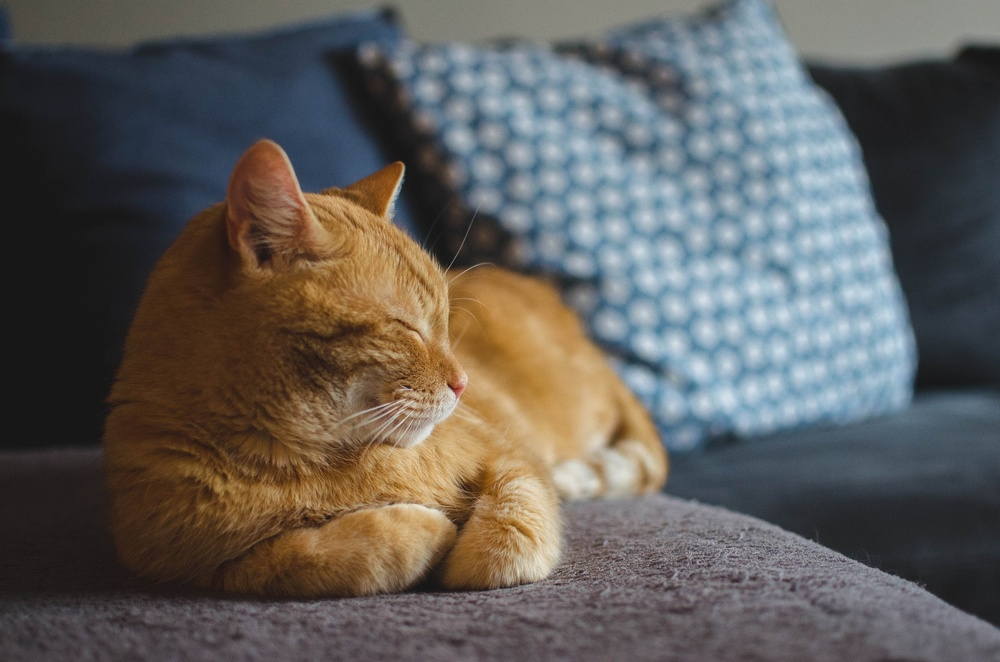
#> input picture Computer-Vision/opencv-course/images/cat.jpg, 1000 x 662 px, shrunk from 1920 x 1271 before the run
$ python thresh.py
#> lines starting #> are read from the running program, lines starting #| are printed output that depends on the picture; after the words box and inside, x2 and y2 are one past the last pixel; in counts of white or black regions, pixels touching at a corner belong together
import cv2 as cv
from matplotlib import pyplot as plt

if __name__ == '__main__':
    img = cv.imread('images/cat.jpg')
#> img is the input picture: shape (662, 1000, 3); mean B, G, R 90.7, 94.1, 97
    # cv.imshow('Cat', img)

    gray = cv.cvtColor(img, cv.COLOR_BGR2GRAY)
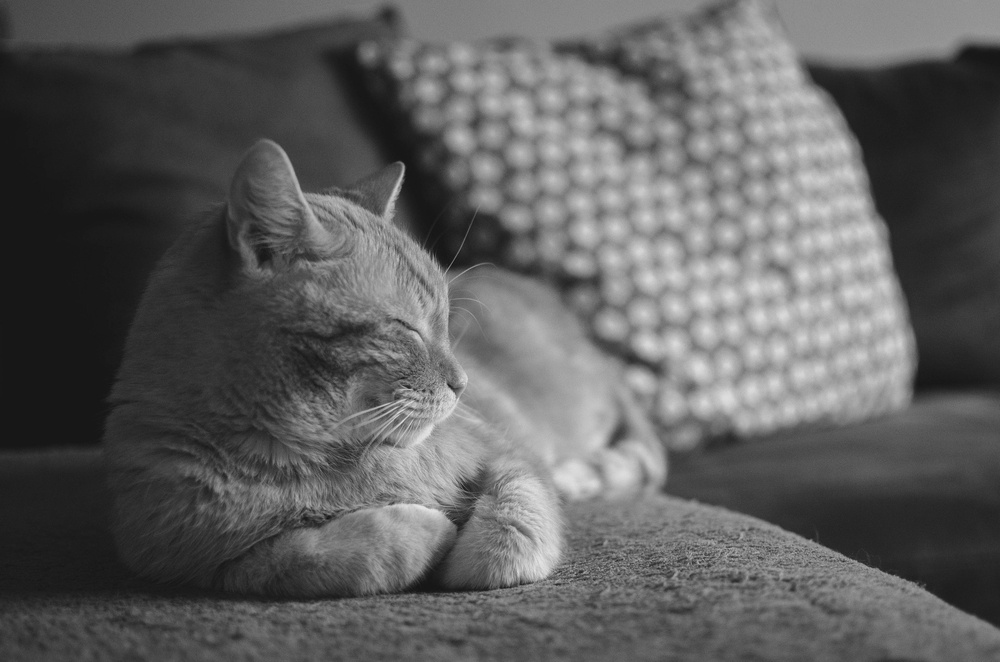
#> gray: shape (662, 1000); min 15, max 231, mean 94.6
    # cv.imshow("Gray Image", gray)

    # Simple Thresholding
    ret, thresh1 = cv.threshold(gray, 127, 255, cv.THRESH_BINARY)
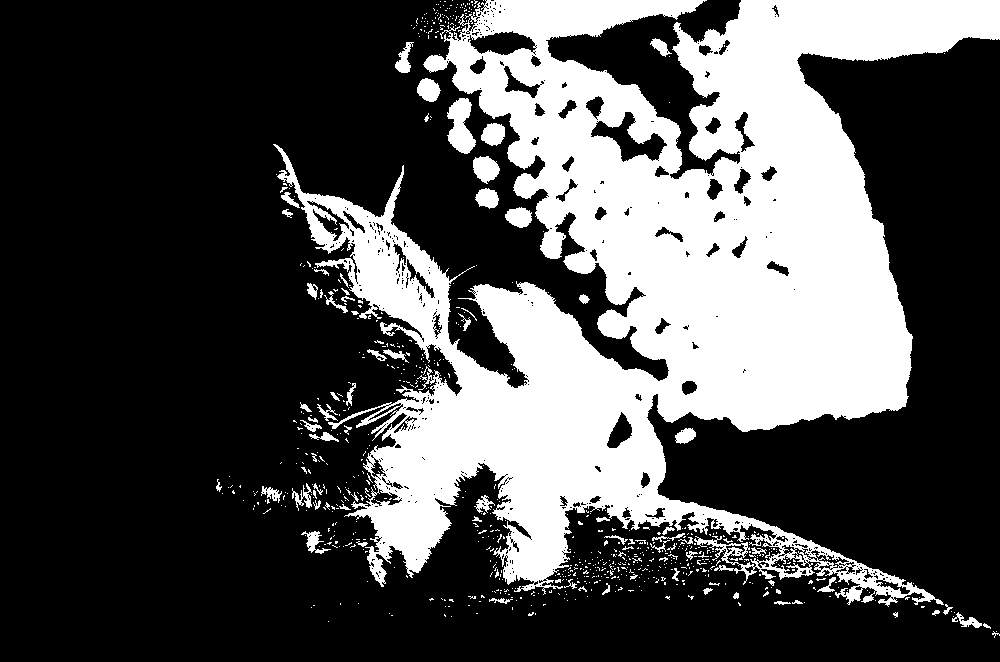
#> thresh1: shape (662, 1000); 30.6% white; 757 white regions (680 under 20 px), largest, box (x1, y1, x2, y2) and area: (273, 0, 1000, 607) 192715, (447, 98, 476, 154) 1027, (473, 156, 500, 184) 524
    ret2, thresh2 = cv.threshold(gray, 127, 255, cv.THRESH_BINARY_INV)
    ret3, thresh3 = cv.threshold(gray, 127, 255, cv.THRESH_TRUNC)
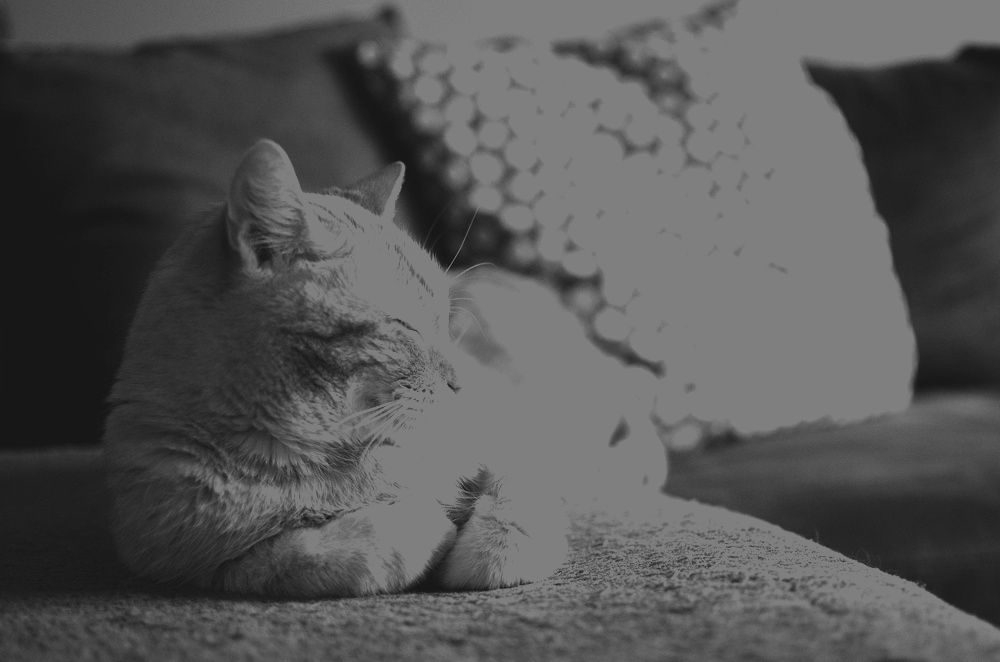
#> thresh3: shape (662, 1000); min 15, max 127, mean 84.8
    ret4, thresh4 = cv.threshold(gray, 127, 255, cv.THRESH_TOZERO)
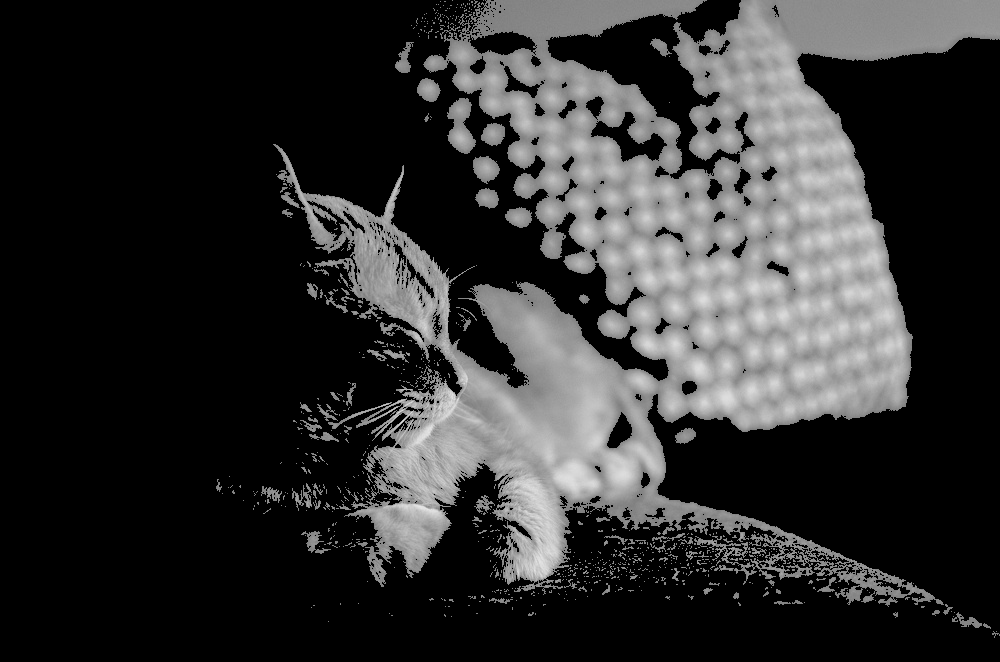
#> thresh4: shape (662, 1000); min 0, max 231, mean 48.7
    ret5, thresh5 = cv.threshold(gray, 127, 255, cv.THRESH_TOZERO_INV)
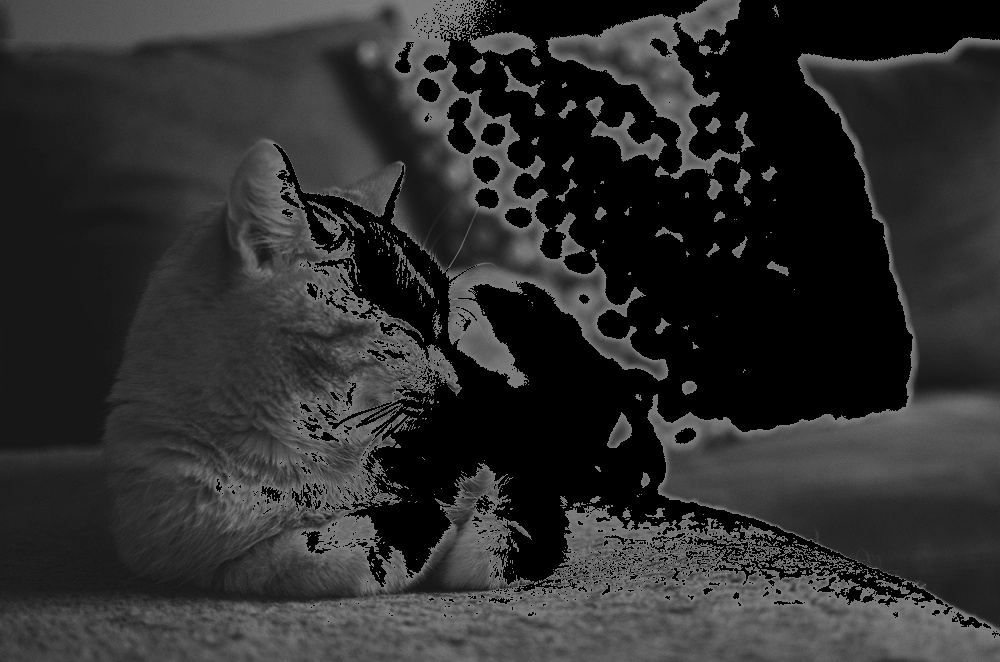
#> thresh5: shape (662, 1000); min 0, max 127, mean 45.9
    titles = ['Original Image', 'BINARY', 'BINARY_INV', 'TRUNC', 'TOZERO', 'TOZERO_INV']
    gray_images = [gray, thresh1, thresh2, thresh3, thresh4, thresh5]

    for i in range(6):
        plt.subplot(2, 3, i + 1), plt.imshow(gray_images[i], 'gray', vmin=0, vmax=255)
        plt.title(titles[i])
        plt.xticks([]), plt.yticks([])
    plt.show()

    # [14 lines of commented-out code are left out]

$ run again, with Computer-Vision/opencv-course/images/dog1.jpeg copied over Computer-Vision/opencv-course/images/cat.jpg
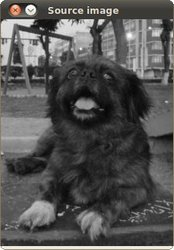
#> input picture Computer-Vision/opencv-course/images/dog1.jpeg, 174 x 250 px
#> img is the input picture: shape (250, 174, 3); mean B, G, R 82.6, 83.6, 84.1
#> `ret, thresh1 = cv.threshold(gray, 127, 255, cv.THRESH_BINARY)`:
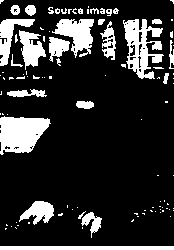
#> thresh1: shape (250, 174); 18.5% white; 102 white regions (73 under 20 px), largest, box (x1, y1, x2, y2) and area: (0, 116, 51, 155) 1408, (123, 19, 164, 79) 1265, (52, 19, 94, 58) 872
#> `ret5, thresh5 = cv.threshold(gray, 127, 255, cv.THRESH_TOZERO_INV)`:
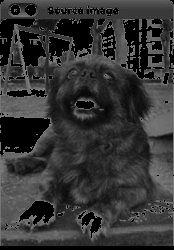
#> thresh5: shape (250, 174); min 0, max 127, mean 52.4

$ run again, with Computer-Vision/opencv-course/images/grouppeople.jpeg copied over Computer-Vision/opencv-course/images/cat.jpg
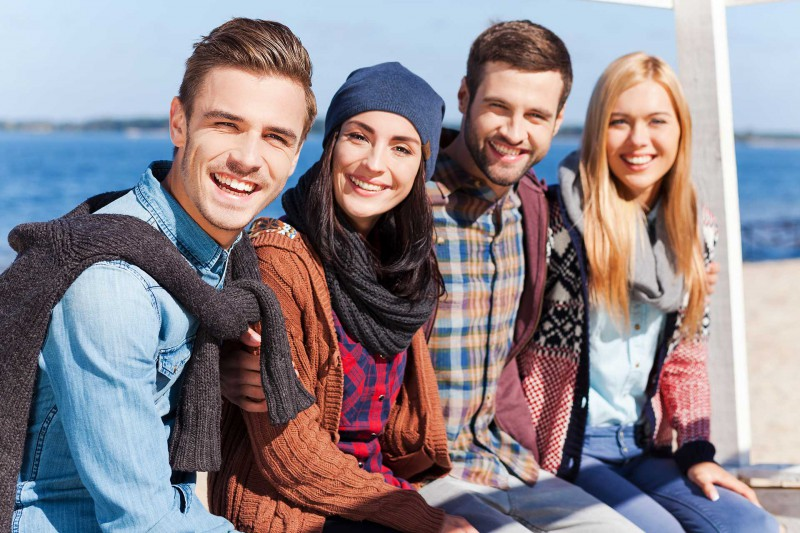
#> input picture Computer-Vision/opencv-course/images/grouppeople.jpeg, 800 x 533 px
#> img is the input picture: shape (533, 800, 3); mean B, G, R 139.7, 132.6, 141.4
#> `ret, thresh1 = cv.threshold(gray, 127, 255, cv.THRESH_BINARY)`:
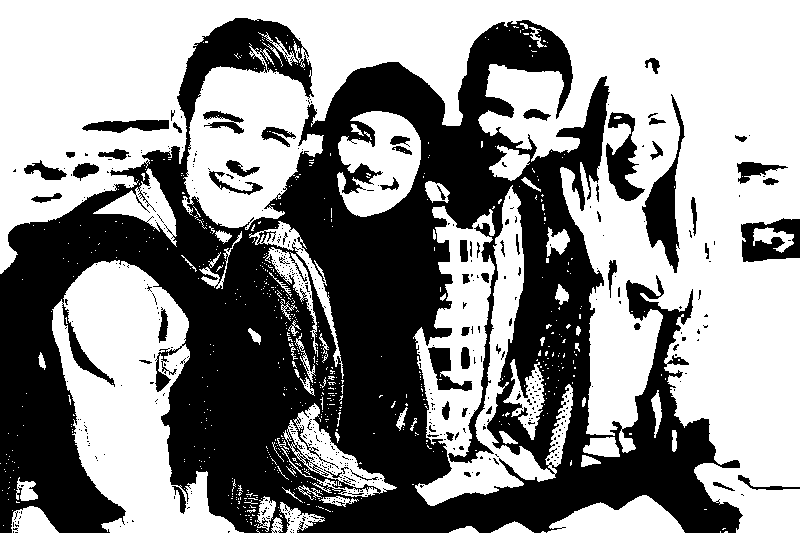
#> thresh1: shape (533, 800); 55.7% white; 533 black regions (472 under 20 px), largest, box (x1, y1, x2, y2) and area: (0, 18, 743, 533) 174190, (642, 94, 685, 273) 2481, (741, 218, 800, 262) 1689
#> `ret5, thresh5 = cv.threshold(gray, 127, 255, cv.THRESH_TOZERO_INV)`:
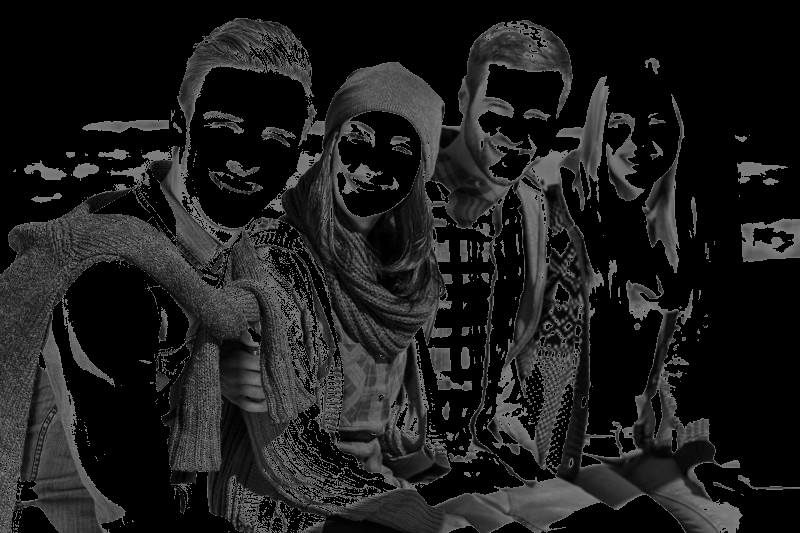
#> thresh5: shape (533, 800); min 0, max 127, mean 29
